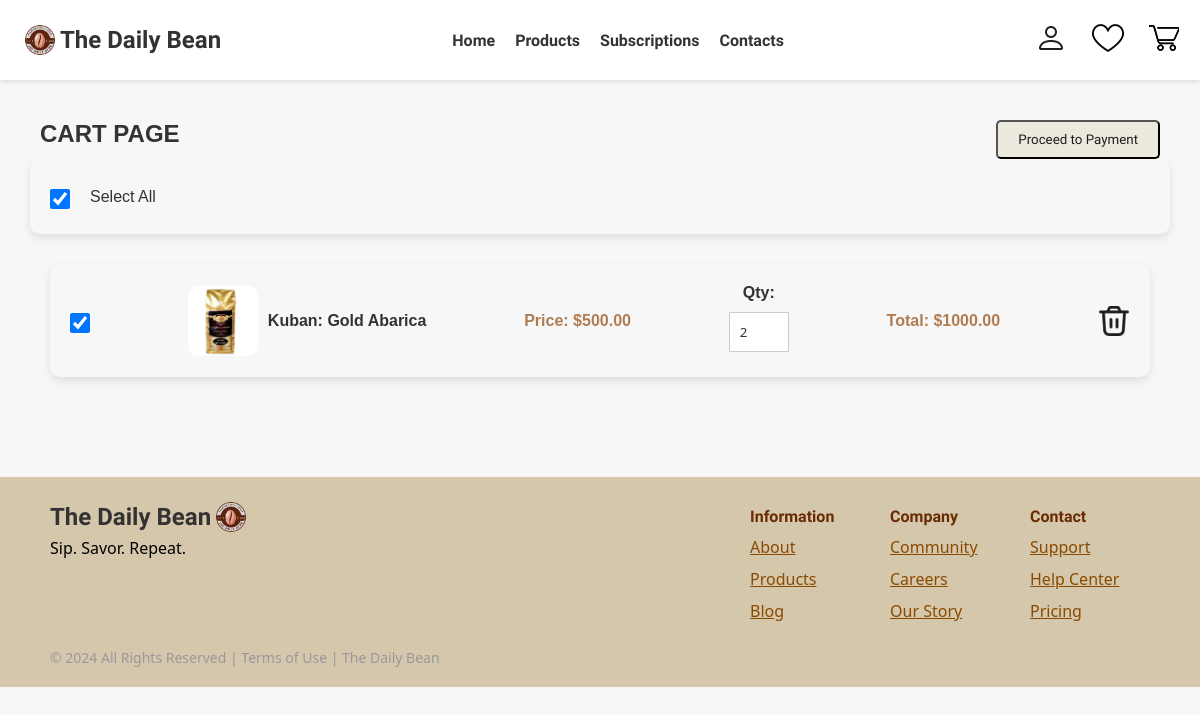
The page /cart/ (signed in) on the database as committed earlier.
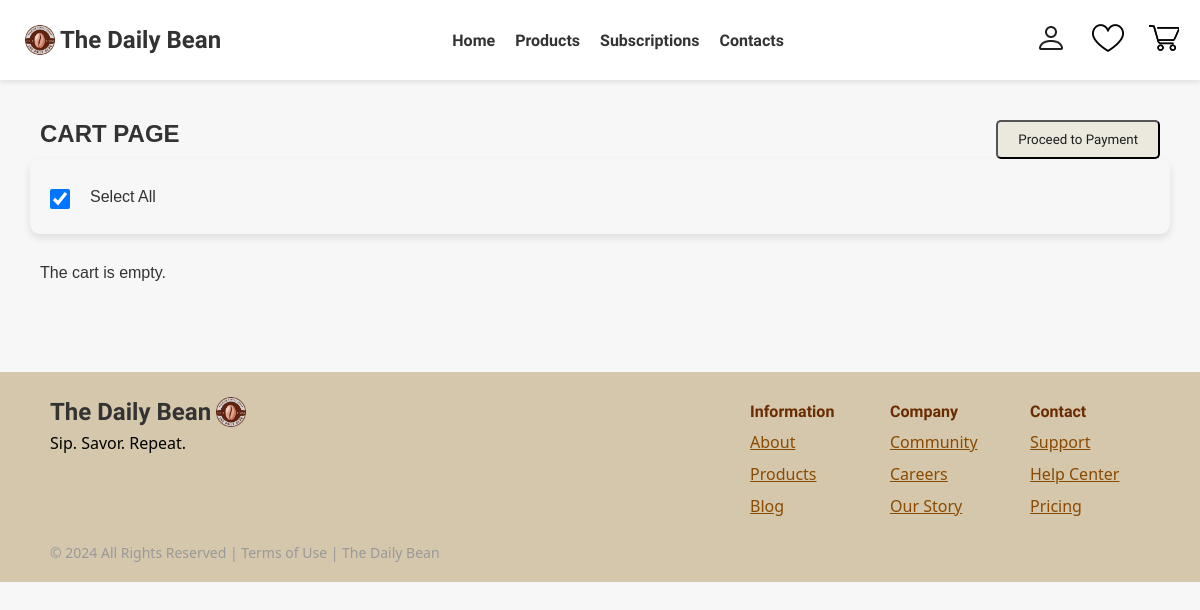
The same page on the database as committed later.
### payment/models.py (models this page shows, shortened)
class Order(models.Model):
    product = models.ForeignKey(Product, on_delete=models.CASCADE)
    user = models.ForeignKey(User, on_delete=models.CASCADE)
    total = models.DecimalField(max_digits=7, decimal_places=2)
    product_amount = models.PositiveSmallIntegerField()
    date_paid = models.DateTimeField(null=True, blank=True)

### home/models.py (models this page shows, shortened)
class Product(models.Model):
    product_name = models.CharField(max_length=255, null=False)
    product_description = models.TextField(null=False)
    product_ingredients = models.TextField(null=False)
    product_shelflife = models.CharField(max_length=255, null=False)
    product_image = models.ImageField(upload_to='products/', null=False)
    rating = models.FloatField(default=0)
    stock = models.IntegerField(null=False, default=0)
    is_available = models.BooleanField(default=False)
    price = models.DecimalField(max_digits=5, decimal_places=2, null=False, default=0)
    created_at = models.DateTimeField(auto_now_add=True)

### cartlist/views.py (the view)
# urls.py: path('', views.view_cart, name='cartpage'),
def view_cart(request):
    context = {
        'is_authenticated': request.user.is_authenticated,
        'is_admin': request.user.is_staff,
    }
    if(request.user.is_authenticated):
        orders = Order.objects.filter(user=request.user, date_paid__isnull=True).select_related('product')
        for order in orders:
            product = Product.objects.get(id=order.product.id)
            if product.stock < order.product_amount:
               print(f'{product.product_name} currently has insufficient stock.')
               messages.error(request, f'{product.product_name} currently has insufficient stock.', extra_tags='msg_stock')
        context['orders'] = orders
    return render(request, 'cart.html', context)

### templates/cart.html (shortened to what this page needs)
{% extends "_base.html" %}
{% load static %}
{% block content %}
    <link rel="stylesheet" href="{% static 'css/styles.css' %}">
    <div class="cart-page">
        <form id="paymentForm" method="POST">
    <section>
        <form action="{% url 'payment' %}" method="POST">
            <div style="margin: 0px 20px; display: flex; justify-content: space-between;">
                <h1>CART PAGE</h1>
                {% if is_authenticated %}
                    <button class="btn" onclick="paymentProceed()">Proceed to Payment</button>
                {% endif %}
            </div>
            <div>
                <div class="order-item">
                    <div style="display: flex; flex-direction: row;">
                        <input type="checkbox" id="select-all-checkbox" style="width: 20px; height: 20px; align-self: center;" checked>
                        <span style="align-self: center; margin-left: 20px;">Select All</span>
                    </div>
                </div>
                <div class="order-list">
                    {% for order in orders %}
                        {% if order.product.is_available %}
                            <div class="order-item">
                                {% if order.product.stock > order.product_amount %}
                                    <input type="checkbox" class="order-checkbox" value="{{ order.id }}" name="checkout-box" style="width: 20px; height: 20px; align-self: center;" checked>
                                {% else %}
                                    <input type="checkbox" class="order-checkbox" value="{{ order.id }}" name="checkout-box" style="width: 20px; height: 20px; align-self: center;" disabled>
                                {% endif %}
                                <div style="align-self: center; display: flex;">
                                    <img class="order-img" src="{{ order.product.product_image.url }}" alt="{{ order.product.product_name }}">
                                    <h4 style="align-self: center; margin-left: 10px;">{{ order.product.product_name }}</h4>
                                </div>
                                <p class="product-price" id="productPrice" data-value="{{ order.product.price }}" style="align-self: center;">Price: ${{ order.product.price }}</p>
                                <h4 style="align-self: center;">Qty:
                                    <input style="align-self: center; width: 60px;" type="number" name="order-quantity"
                                        value="{{ order.product_amount }}"
                                        min="1"
                                        data-order-id="{{ order.id }}"
                                        style="width: 50px; align-self: center;"
                                        onchange="updateOrderQuantity(this)">
                                </h4>
                                <p class="product-price" id="totalPrice" data-value="{{ order.total }}" style="align-self: center;">Total: ${{ order.total }}</p>
                                <img style="align-self: center; cursor: pointer;" src="{% static 'images/trash-icon.png' %}" data-order-id="{{ order.id }}" onclick="deleteOrder(this.dataset.orderId)">
                            </div>
                        {% endif %}
                    {% empty %}
                            {% if is_authenticated %}
                                <p>The cart is empty.</p>
                            {% else %}
                                <p>You must login to view your cart!</p>
                                <br>
                                <a href="{% url 'login' %}" class="btn">Log in</a></li>
                            {% endif %}
                    {% endfor %}
                </div>
            </div>
        </form>
    </section>
{% endblock %}

Rows that differ between the two databases and show on the page:
no longer on this page (row edited): Order: product.product_image (picture), product.product_name "Kuban: Gold Abarica", product.price "500.00", order-quantity "2", total "1000.00"
Other text that changed with them:
text now shown: "The cart is empty."
